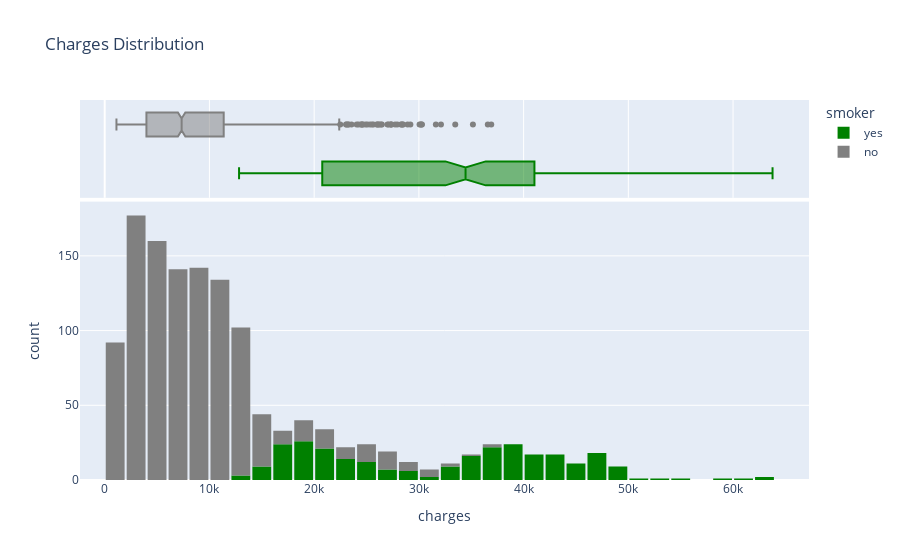

The notebook cell saved with this chart:
### Code cell
#charges according to smoking status
fig = px.histogram(medical_df,
                   x='charges',
                   marginal='box',
                   color='smoker',
                   color_discrete_sequence=['green', 'grey'],
                   title='Charges Distribution')
fig.update_layout(bargap=0.1)
fig.show()

### Figure 1 — Plotly figure (JSON) as saved in the notebook; plotly's stock layout.template omitted (floating-point values rounded to 4 significant figures; data arrays with more than 128 entries replaced by an {"elided": "..."} marker saying what was removed)
{"data": [{"bingroup": "x", "hovertemplate": "smoker=yes<br>charges=%{x}<br>count=%{y}<extra></extra>", "legendgroup": "yes", "marker": {"color": "green", "pattern": {"shape": ""}}, "name": "yes", "orientation": "v", "showlegend": true, "type": "histogram", "x": {"elided": "274 float values"}, "xaxis": "x", "yaxis": "y"}, {"hovertemplate": "smoker=yes<br>charges=%{x}<extra></extra>", "legendgroup": "yes", "marker": {"color": "green"}, "name": "yes", "notched": true, "showlegend": false, "type": "box", "x": {"elided": "274 float values"}, "xaxis": "x2", "yaxis": "y2"}, {"bingroup": "x", "hovertemplate": "smoker=no<br>charges=%{x}<br>count=%{y}<extra></extra>", "legendgroup": "no", "marker": {"color": "grey", "pattern": {"shape": ""}}, "name": "no", "orientation": "v", "showlegend": true, "type": "histogram", "x": {"elided": "1064 float values"}, "xaxis": "x", "yaxis": "y"}, {"hovertemplate": "smoker=no<br>charges=%{x}<extra></extra>", "legendgroup": "no", "marker": {"color": "grey"}, "name": "no", "notched": true, "showlegend": false, "type": "box", "x": {"elided": "1064 float values"}, "xaxis": "x2", "yaxis": "y2"}], "layout": {"bargap": 0.1, "barmode": "relative", "legend": {"title": {"text": "smoker"}, "tracegroupgap": 0}, "title": {"text": "Charges Distribution"}, "xaxis": {"anchor": "y", "domain": [0, 1], "title": {"text": "charges"}}, "xaxis2": {"anchor": "y2", "domain": [0, 1], "matches": "x", "showgrid": true, "showticklabels": false}, "yaxis": {"anchor": "x", "domain": [0, 0.7326], "title": {"text": "count"}}, "yaxis2": {"anchor": "x2", "domain": [0.7426, 1], "matches": "y2", "showgrid": false, "showline": false, "showticklabels": false, "ticks": ""}}}
